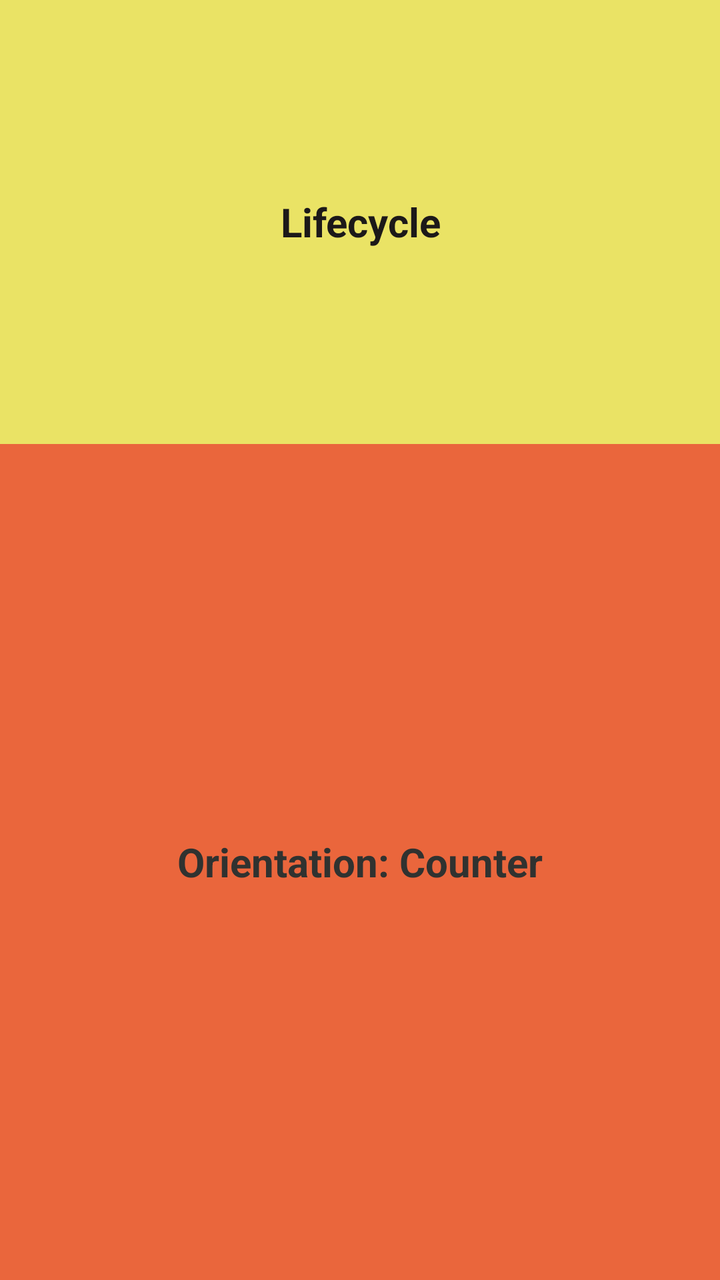
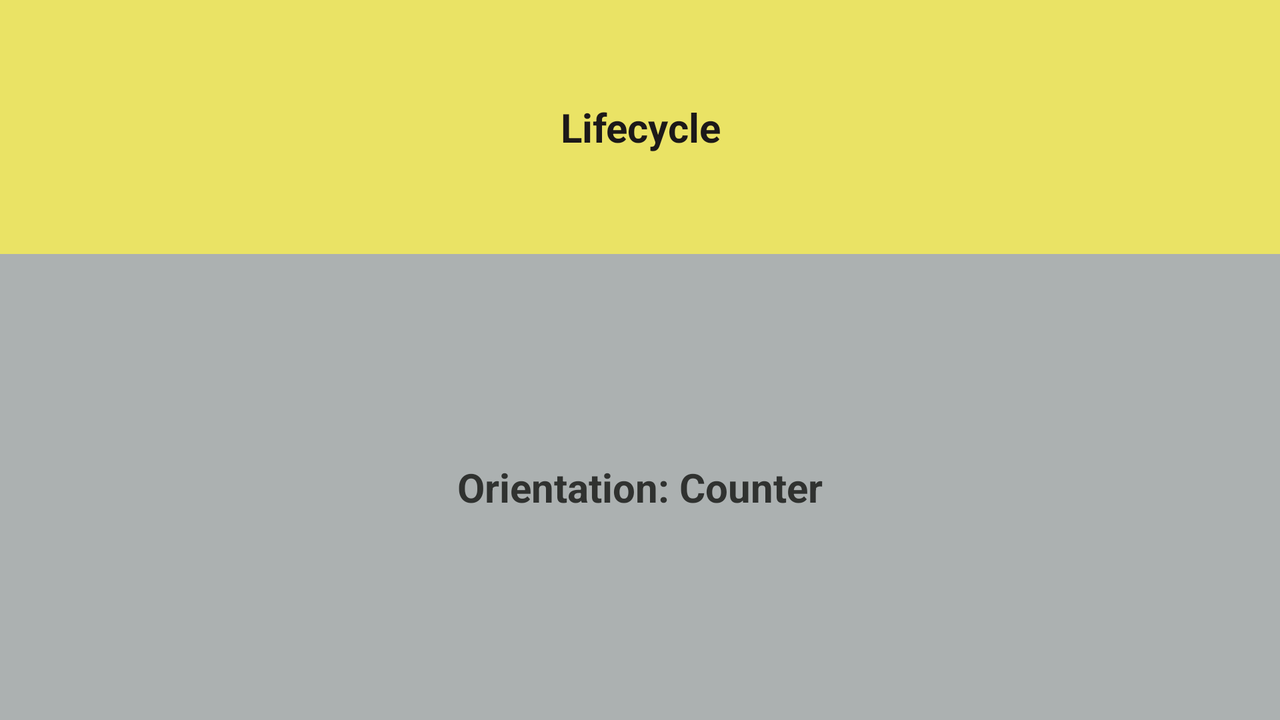

Two renders of one Android screen. The first uses the default layout on a phone; the second uses the alternative layout the repository ships for a different screen configuration, on a matching device. The two XML files are below.
<!-- AndroidManifest.xml: application theme Theme.Week2Task -->
<!-- res/layout/activity_main.xml -->
<?xml version="1.0" encoding="utf-8"?>
<androidx.constraintlayout.widget.ConstraintLayout xmlns:android="http://schemas.android.com/apk/res/android"
    xmlns:app="http://schemas.android.com/apk/res-auto"
    xmlns:tools="http://schemas.android.com/tools"
    android:layout_width="match_parent"
    android:layout_height="match_parent"
    android:background="#172C2A2A"
    tools:context=".MainActivity">

    <TextView
        android:id="@+id/txtActivityLifecycle"
        android:layout_width="0dp"
        android:layout_height="0dp"
        android:layout_centerHorizontal="true"
        android:layout_centerVertical="true"
        android:background="@color/teal_200"
        android:gravity="center"
        android:padding="15dp"
        android:text="@string/lifecycle"
        android:textColor="#1c1919"
        android:textSize="20sp"
        android:textStyle="bold"
        app:layout_constraintBottom_toTopOf="@+id/guideline3"
        app:layout_constraintEnd_toEndOf="parent"
        app:layout_constraintHorizontal_bias="1.0"
        app:layout_constraintStart_toStartOf="parent"
        app:layout_constraintTop_toTopOf="parent" />

    <TextView
        android:id="@+id/txtCounterNdOrientation"
        android:layout_width="0dp"
        android:layout_height="0dp"
        android:layout_centerHorizontal="true"
        android:layout_centerVertical="true"
        android:background="#EA663C"
        android:gravity="center"
        android:padding="15dp"
        android:text="@string/orientation"
        android:textColor="#303230"
        android:textSize="20sp"
        android:textStyle="bold"
        app:layout_constraintBottom_toBottomOf="parent"
        app:layout_constraintEnd_toEndOf="@+id/txtActivityLifecycle"
        app:layout_constraintHorizontal_bias="0.504"
        app:layout_constraintStart_toStartOf="@+id/txtActivityLifecycle"
        app:layout_constraintTop_toBottomOf="@+id/txtActivityLifecycle" />

    <androidx.constraintlayout.widget.Guideline
        android:id="@+id/guideline3"
        android:layout_width="wrap_content"
        android:layout_height="wrap_content"
        android:orientation="horizontal"
        app:layout_constraintEnd_toEndOf="parent"
        app:layout_constraintGuide_begin="222dp"
        app:layout_constraintHorizontal_bias="0.5"
        app:layout_constraintStart_toStartOf="parent" />
</androidx.constraintlayout.widget.ConstraintLayout>
<!-- resources referenced by this layout -->
<resources>
  <color name="teal_200">#EAE365</color>
  <string name="lifecycle">Lifecycle</string>
  <string name="orientation">Orientation: Counter</string>
  <style name="Theme.Week2Task" parent="Theme.MaterialComponents.DayNight.DarkActionBar">
          
          <item name="colorPrimary">@color/purple_200</item>
          <item name="colorPrimaryVariant">@color/purple_700</item>
          <item name="colorOnPrimary">@color/white</item>
          
          <item name="colorSecondary">@color/teal_200</item>
          <item name="colorSecondaryVariant">@color/teal_700</item>
          <item name="colorOnSecondary">@color/black</item>
          
          <item name="android:statusBarColor" tools:targetApi="l">?attr/colorPrimaryVariant</item>
          
  
  
      </style>
  <color name="purple_200">#434545</color>
  <color name="purple_700">#2C2C2C</color>
  <color name="white">#FFFFFFFF</color>
  <color name="teal_700">#fffff6</color>
  <color name="black">#FF000000</color>
</resources>
<!-- res/layout-land/activity_main.xml (the repository's variant of the layout above) -->
<!-- drawn on the phone turned sideways -->
<?xml version="1.0" encoding="utf-8"?>
<androidx.constraintlayout.widget.ConstraintLayout xmlns:android="http://schemas.android.com/apk/res/android"
    xmlns:app="http://schemas.android.com/apk/res-auto"
    xmlns:tools="http://schemas.android.com/tools"
    android:layout_width="match_parent"
    android:layout_height="match_parent"
    android:background="#172C2A2A"
    tools:context=".MainActivity">

    <TextView
        android:id="@+id/txtActivityLifecycle"
        android:layout_width="0dp"
        android:layout_height="0dp"
        android:layout_centerHorizontal="true"
        android:layout_centerVertical="true"
        android:background="@color/teal_200"
        android:gravity="center"
        android:text="@string/lifecycle"
        android:textColor="#1C1919"
        android:textSize="20sp"
        android:textStyle="bold"
        app:layout_constraintBottom_toTopOf="@+id/txtCounterNdOrientation"
        app:layout_constraintEnd_toEndOf="parent"
        app:layout_constraintStart_toStartOf="parent"
        app:layout_constraintTop_toTopOf="parent" />

    <TextView
        android:id="@+id/txtCounterNdOrientation"
        android:layout_width="0dp"
        android:layout_height="0dp"
        android:layout_centerHorizontal="true"
        android:layout_centerVertical="true"
        android:background="#ACB1B1"
        android:gravity="center"
        android:text="@string/orientation"
        android:textColor="#303230"
        android:textSize="20sp"
        android:textStyle="bold"
        app:layout_constraintBottom_toBottomOf="parent"
        app:layout_constraintEnd_toEndOf="parent"
        app:layout_constraintStart_toStartOf="parent"
        app:layout_constraintTop_toTopOf="@+id/guideline4" />

    <androidx.constraintlayout.widget.Guideline
        android:id="@+id/guideline4"
        android:layout_width="wrap_content"
        android:layout_height="wrap_content"
        android:orientation="horizontal"
        app:layout_constraintEnd_toEndOf="parent"
        app:layout_constraintGuide_begin="127dp"
        app:layout_constraintHorizontal_bias="0.5"
        app:layout_constraintStart_toStartOf="parent" />
</androidx.constraintlayout.widget.ConstraintLayout>
